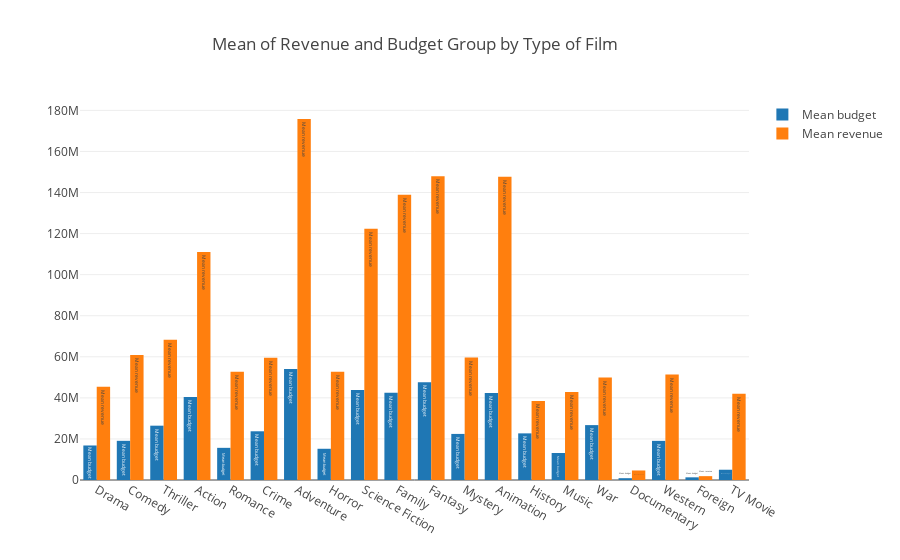
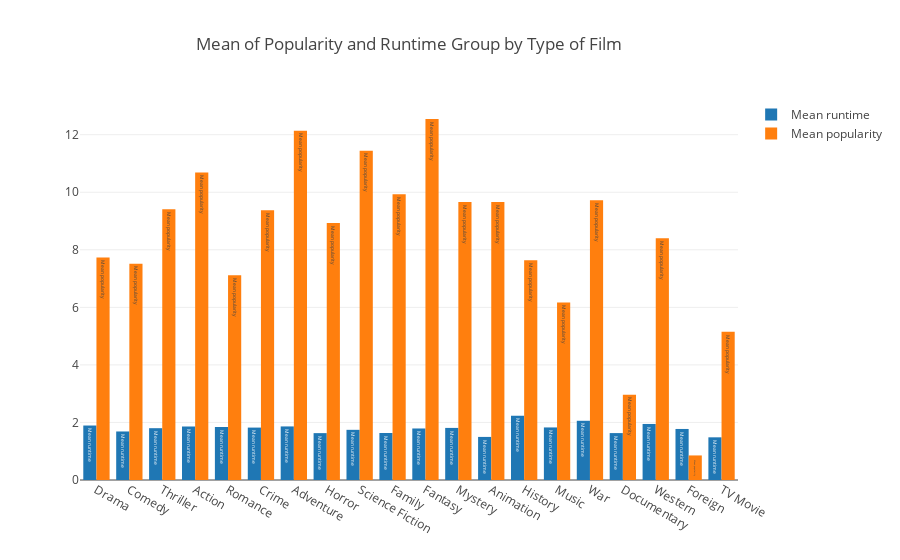

Notebook code cell kept with these figures, in order:
### Code cell
import plotly.offline as plty
  
import plotly.graph_objs as go

plty.init_notebook_mode(connected=True)


# data = [go.Histogram(x=x)]
# py.iplot(data, filename='basic histogram')

def df_index(col_name,value,df):
    l = list()
    for i in df.index.tolist():
        if value in df[col_name][i]:
            l.append(i)
    return l

dict_gender =dict()
for feature in quanti:
    val=[]
    for i in names:
        if feature=='runtime':
            val.append(dft[feature].loc[df_index('genre_list',i,dft)].mean()/60)
        else:
            val.append(dft[feature].loc[df_index('genre_list',i,dft)].mean())  
    dict_gender[feature] = val
    

data=[]
layout = go.Layout(title=go.layout.Title(text='Mean of Revenue and Budget Group by Type of Film',xref='paper'))
for i in ['budget','revenue']:
        data.append(go.Bar(x=names,y=dict_gender[i],orientation='v',text='Mean {}'.format(i),name='Mean {}'.format(i)))


figure = go.Figure(data=data,layout=layout)
plty.iplot(figure, filename='basic histogram')

data=[]
layout = go.Layout(title=go.layout.Title(text='Mean of Popularity and Runtime Group by Type of Film',xref='paper'))
for i in ['runtime','popularity']:
        data.append(go.Bar(x=names,y=dict_gender[i],orientation='v',text='Mean {}'.format(i),name='Mean {}'.format(i)))


figure = go.Figure(data=data,layout=layout)
plty.iplot(figure, filename='basic histogram')

### Figure 1 — Plotly figure (JSON) as saved in the notebook; plotly's stock layout.template omitted (floating-point values rounded to 4 significant figures)
{"data": [{"name": "Mean budget", "orientation": "v", "text": "Mean budget", "type": "bar", "uid": "a634d043-9df1-472f-955f-a900a422491b", "x": ["Drama", "Comedy", "Thriller", "Action", "Romance", "Crime", "Adventure", "Horror", "Science Fiction", "Family", "Fantasy", "Mystery", "Animation", "History", "Music", "War", "Documentary", "Western", "Foreign", "TV Movie"], "y": [16810000.0, 19080000.0, 26460000.0, 40400000.0, 15660000.0, 23730000.0, 54070000.0, 15210000.0, 43800000.0, 42500000.0, 47580000.0, 22440000.0, 42330000.0, 22710000.0, 13150000.0, 26730000.0, 882600.0, 19060000.0, 1301000.0, 5000000]}, {"name": "Mean revenue", "orientation": "v", "text": "Mean revenue", "type": "bar", "uid": "d854de20-5d83-48bb-8ccd-7d3f2646ae48", "x": ["Drama", "Comedy", "Thriller", "Action", "Romance", "Crime", "Adventure", "Horror", "Science Fiction", "Family", "Fantasy", "Mystery", "Animation", "History", "Music", "War", "Documentary", "Western", "Foreign", "TV Movie"], "y": [45410000.0, 60880000.0, 68340000.0, 111000000.0, 52710000.0, 59490000.0, 175800000.0, 52710000.0, 122400000.0, 138900000.0, 148000000.0, 59630000.0, 147700000.0, 38410000.0, 42870000.0, 49920000.0, 4638000.0, 51370000.0, 1874000.0, 42000000]}], "layout": {"title": {"text": "Mean of Revenue and Budget Group by Type of Film", "xref": "paper"}}}

### Figure 2 — Plotly figure (JSON) as saved in the notebook; plotly's stock layout.template omitted (floating-point values rounded to 4 significant figures)
{"data": [{"name": "Mean runtime", "orientation": "v", "text": "Mean runtime", "type": "bar", "uid": "c0669bb5-60ac-4184-9a0d-1208f085b9c8", "x": ["Drama", "Comedy", "Thriller", "Action", "Romance", "Crime", "Adventure", "Horror", "Science Fiction", "Family", "Fantasy", "Mystery", "Animation", "History", "Music", "War", "Documentary", "Western", "Foreign", "TV Movie"], "y": [1.893, 1.686, 1.8, 1.859, 1.842, 1.821, 1.862, 1.629, 1.743, 1.634, 1.79, 1.81, 1.497, 2.23, 1.827, 2.058, 1.63, 1.948, 1.774, 1.483]}, {"name": "Mean popularity", "orientation": "v", "text": "Mean popularity", "type": "bar", "uid": "25342f33-5173-4060-b77e-68462b285f6f", "x": ["Drama", "Comedy", "Thriller", "Action", "Romance", "Crime", "Adventure", "Horror", "Science Fiction", "Family", "Fantasy", "Mystery", "Animation", "History", "Music", "War", "Documentary", "Western", "Foreign", "TV Movie"], "y": [7.73, 7.515, 9.413, 10.69, 7.119, 9.372, 12.14, 8.934, 11.44, 9.926, 12.55, 9.665, 9.663, 7.638, 6.169, 9.719, 2.967, 8.405, 0.8537, 5.148]}], "layout": {"title": {"text": "Mean of Popularity and Runtime Group by Type of Film", "xref": "paper"}}}
